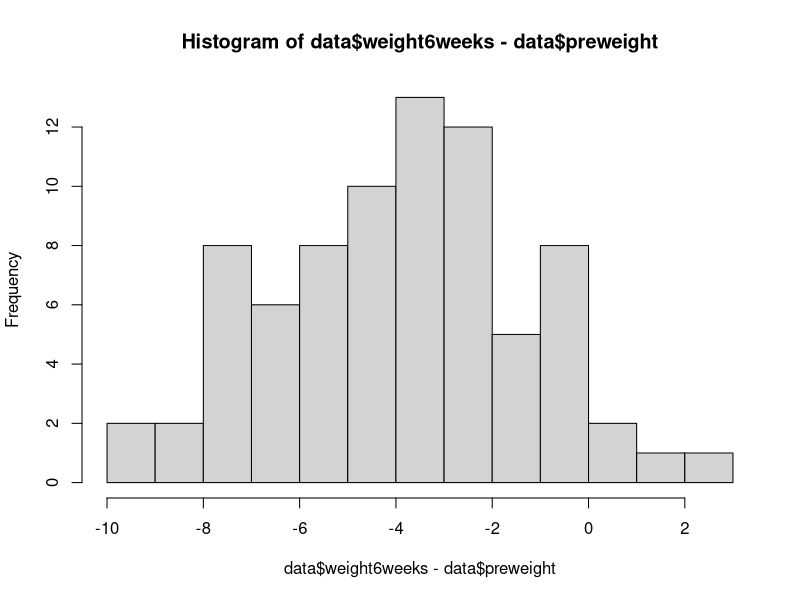
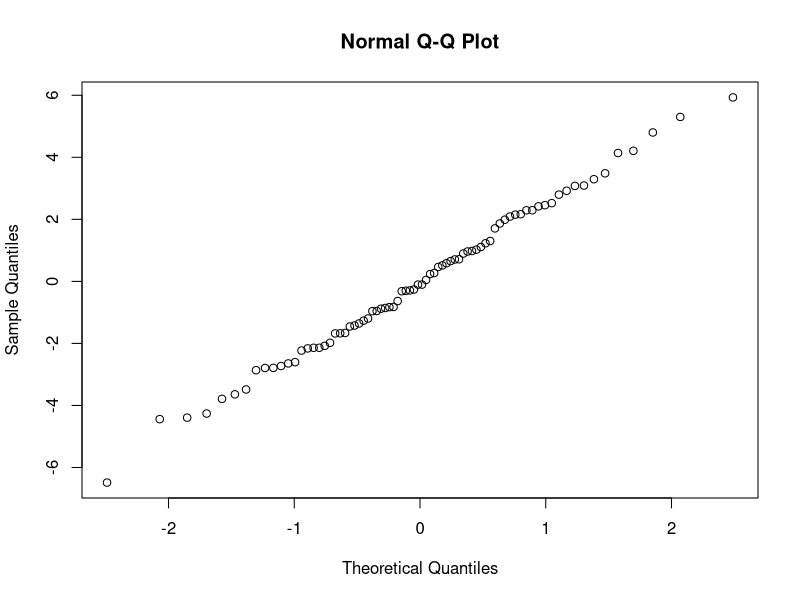
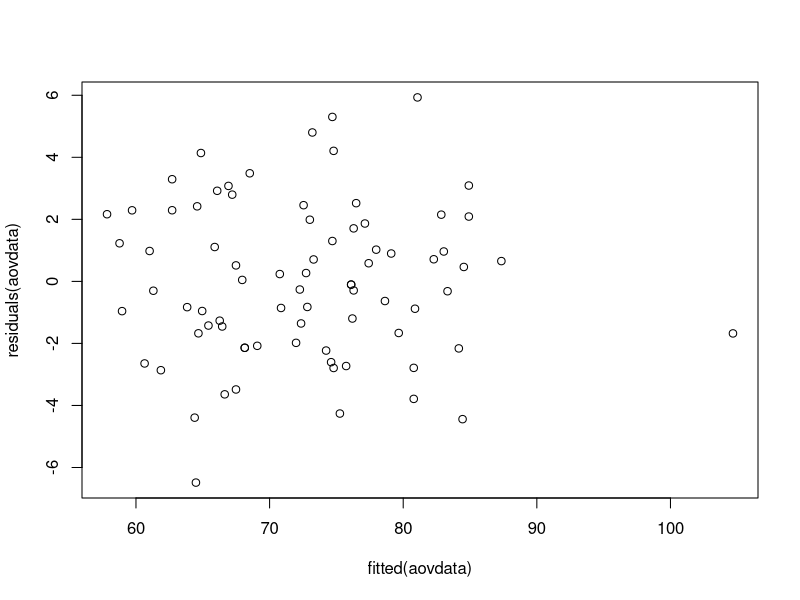
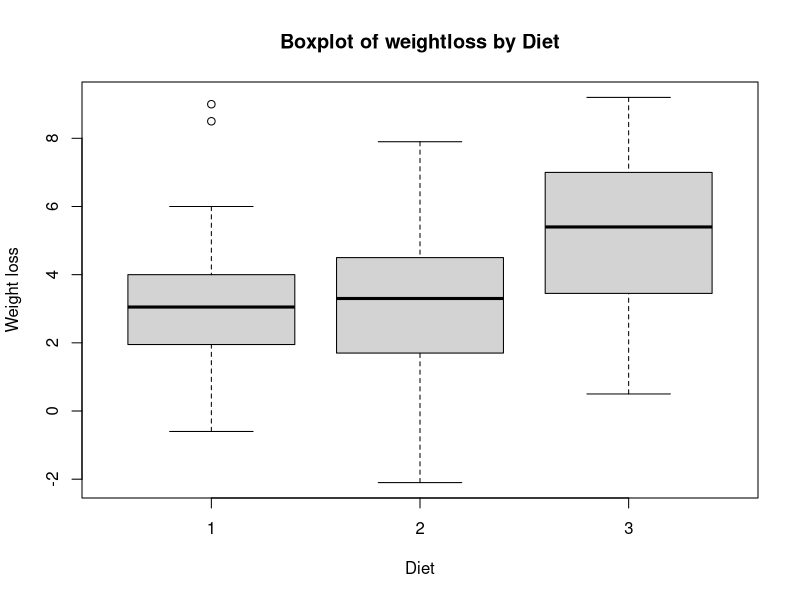

These charts were generated, in order, by the following R code:
library(dplyr)
library(multcomp)


data <- read.csv("Data/diet.txt",header = TRUE, sep = "")

# a)
# Test the assumptions
# Check the normality of the data
hist(data$weight6weeks - data$preweight, breaks=10)

# Test normality of the data
aovdata = lm(preweight~weight6weeks, data=data)

qqnorm(residuals(aovdata))
plot(fitted(aovdata),residuals(aovdata))

# Conduct a t-test to test the claim that diet affects weight loss
# p-value is small so we can reject H0 claiming that mean difference is zero.
t.test(data$preweight, data$weight6weeks, paired=TRUE)


# b)
# Apply one-way ANOVA to test whether type of diet has an effect on the lost weight.

# - If normality assumption is not met, Kruskal-wallis can be used
#data$weight6weeks = as.factor(data$weight6weeks)
model_b <- aov(preweight - weight6weeks ~ diet, data=data)
summary(model_b)

# Do all three types diets lead to weight loss?
# p-value is < 0.05 which indicates there is a significant mean difference
# From this we could say that on average there is a significant weight loss

# Which diet was the best for losing weight? 
diet_1 = filter(data, diet==1) 
diet_2 = filter(data, diet==2) 
diet_3 = filter(data, diet==3)

mean(diet_1$preweight) - mean(diet_1$weight6weeks)
mean(diet_2$preweight) - mean(diet_2$weight6weeks)
mean(diet_3$preweight) - mean(diet_3$weight6weeks)

# Create a boxplot of weight6weeks by diet to compare the weight loss between the diets
boxplot((preweight-weight6weeks) ~ diet, data = data, xlab = "Diet", ylab = "Weight loss", main = "Boxplot of weightloss by Diet")
# The best diet is diet 3 because on average the weight has decreased the most

# Can the Kruskal-Wallis test be applied for this situation?
# Kruskal-Wallis can test whether medians are different for multiple groups.
# The outcome would describe whether the effects of the three diets are
# the same or not on the weight lost.
# Kruskal can be applied but won't provide significant data to tell which
# diet was best for losing weight.

# c)
# Fit a two-way ANOVA model
lostweights = as.factor(data$preweight - data$weight6weeks)
data$gender = as.factor(data$gender)

model_c <- aov(diet ~ lostweights * gender, data = data)
summary(model_c)

# p-value of lost weights:gender is > 0.05 which concludes that lost weight and gender have interaction
# given the diet. It shows that diet has an effect on lost weight and gender.


# e)



# For the "A" diet, the predicted lost weight would be:
# Mean lost weight for diet A + (Effect of gender on lost weight for diet A)
# For the "B" diet, the predicted lost weight would be:
# Mean lost weight for diet B + (Effect of gender on lost weight for diet B)
# For the "C" diet, the predicted lost weight would be:
# Mean lost weight for diet C + (Effect of gender on lost weight for diet C)
